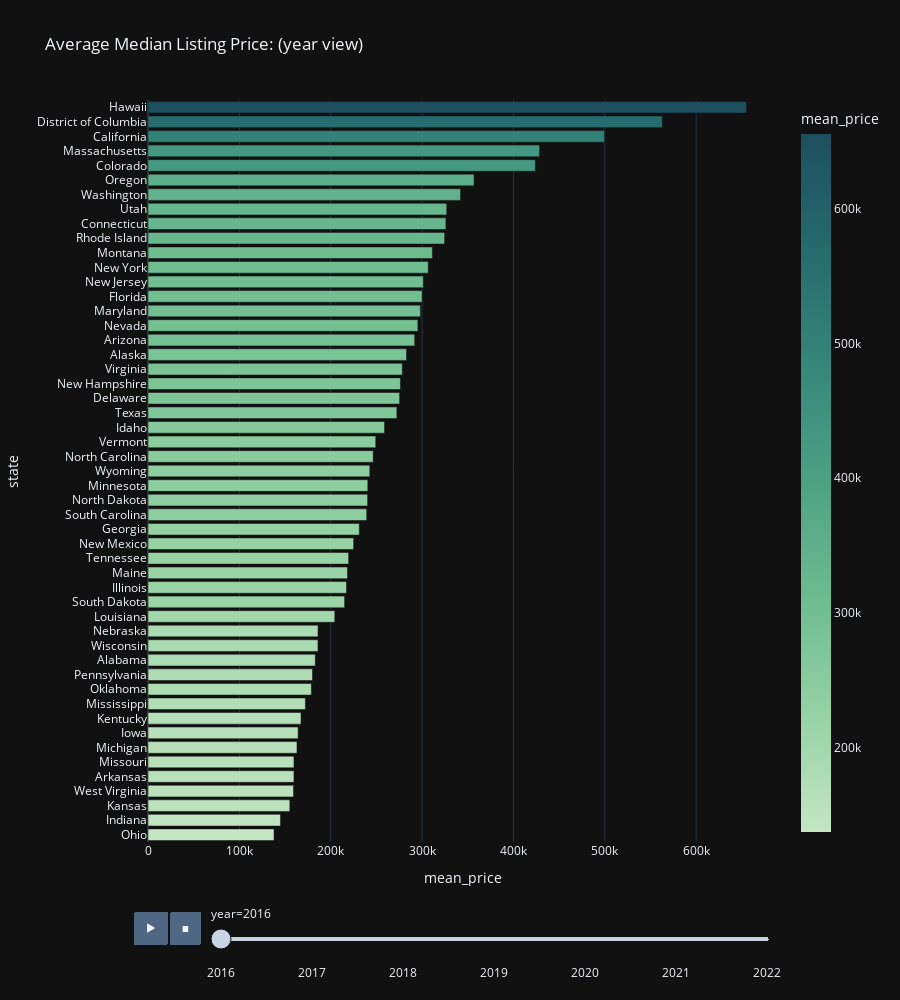

The notebook cell this image was saved under:
### Code cell
#Median list price (year over year)

fig_year_price = px.bar(yr_price, 
                        x = 'mean_price', 
                        y = 'state', 
                        color = 'mean_price',
                        color_continuous_scale='Blugrn', 
                        animation_frame= 'year',
                        height = 1000,
                        template='plotly_dark', 
                        title="Average Median Listing Price: (year view)"
                        )
fig_year_price.update_layout(yaxis={'categoryorder':'total ascending'})
fig_year_price.show()

### Figure 1 — Plotly figure (JSON) as saved in the notebook; plotly's stock layout.template omitted (floating-point values rounded to 4 significant figures)
{"data": [{"alignmentgroup": "True", "hovertemplate": "year=2016<br>mean_price=%{marker.color}<br>state=%{y}<extra></extra>", "legendgroup": "", "marker": {"color": [183108, 283000.0, 291900.0, 159700.0, 499574, 424000.0, 326075, 275400.0, 563000.0, 300000.0, 231300.0, 655100.0, 258900.0, 217200.0, 144975, 164300.0, 155200.0, 167500.0, 204500.0, 218300.0, 298200.0, 428500.0, 163050, 240600.0, 172250, 159800.0, 311300.0, 186100.0, 295400.0, 276300, 301300.0, 225073, 306723, 246500.0, 240300.0, 137950, 178800.0, 356800.0, 180033, 324700.0, 239400.0, 215200.0, 219600.0, 272400.0, 326950, 249275, 278300.0, 342100.0, 159300.0, 186000.0, 242800.0], "coloraxis": "coloraxis", "pattern": {"shape": ""}}, "name": "", "offsetgroup": "", "orientation": "h", "showlegend": false, "textposition": "auto", "type": "bar", "x": [183108, 283000.0, 291900.0, 159700.0, 499574, 424000.0, 326075, 275400.0, 563000.0, 300000.0, 231300.0, 655100.0, 258900.0, 217200.0, 144975, 164300.0, 155200.0, 167500.0, 204500.0, 218300.0, 298200.0, 428500.0, 163050, 240600.0, 172250, 159800.0, 311300.0, 186100.0, 295400.0, 276300, 301300.0, 225073, 306723, 246500.0, 240300.0, 137950, 178800.0, 356800.0, 180033, 324700.0, 239400.0, 215200.0, 219600.0, 272400.0, 326950, 249275, 278300.0, 342100.0, 159300.0, 186000.0, 242800.0], "xaxis": "x", "y": ["Alabama", "Alaska", "Arizona", "Arkansas", "California", "Colorado", "Connecticut", "Delaware", "District of Columbia", "Florida", "Georgia", "Hawaii", "Idaho", "Illinois", "Indiana", "Iowa", "Kansas", "Kentucky", "Louisiana", "Maine", "Maryland", "Massachusetts", "Michigan", "Minnesota", "Mississippi", "Missouri", "Montana", "Nebraska", "Nevada", "New Hampshire", "New Jersey", "New Mexico", "New York", "North Carolina", "North Dakota", "Ohio", "Oklahoma", "Oregon", "Pennsylvania", "Rhode Island", "South Carolina", "South Dakota", "Tennessee", "Texas", "Utah", "Vermont", "Virginia", "Washington", "West Virginia", "Wisconsin", "Wyoming"], "yaxis": "y"}], "layout": {"barmode": "relative", "coloraxis": {"colorbar": {"title": {"text": "mean_price"}}, "colorscale": [[0, "rgb(196, 230, 195)"], [0.1667, "rgb(150, 210, 164)"], [0.3333, "rgb(109, 188, 144)"], [0.5, "rgb(77, 162, 132)"], [0.6667, "rgb(54, 135, 122)"], [0.8333, "rgb(38, 107, 110)"], [1, "rgb(29, 79, 96)"]]}, "height": 1000, "legend": {"tracegroupgap": 0}, "sliders": [{"active": 0, "currentvalue": {"prefix": "year="}, "len": 0.9, "pad": {"b": 10, "t": 60}, "steps": [{"args": [["2016"], {"frame": {"duration": 0, "redraw": true}, "fromcurrent": true, "mode": "immediate", "transition": {"duration": 0, "easing": "linear"}}], "label": "2016", "method": "animate"}, {"args": [["2017"], {"frame": {"duration": 0, "redraw": true}, "fromcurrent": true, "mode": "immediate", "transition": {"duration": 0, "easing": "linear"}}], "label": "2017", "method": "animate"}, {"args": [["2018"], {"frame": {"duration": 0, "redraw": true}, "fromcurrent": true, "mode": "immediate", "transition": {"duration": 0, "easing": "linear"}}], "label": "2018", "method": "animate"}, {"args": [["2019"], {"frame": {"duration": 0, "redraw": true}, "fromcurrent": true, "mode": "immediate", "transition": {"duration": 0, "easing": "linear"}}], "label": "2019", "method": "animate"}, {"args": [["2020"], {"frame": {"duration": 0, "redraw": true}, "fromcurrent": true, "mode": "immediate", "transition": {"duration": 0, "easing": "linear"}}], "label": "2020", "method": "animate"}, {"args": [["2021"], {"frame": {"duration": 0, "redraw": true}, "fromcurrent": true, "mode": "immediate", "transition": {"duration": 0, "easing": "linear"}}], "label": "2021", "method": "animate"}, {"args": [["2022"], {"frame": {"duration": 0, "redraw": true}, "fromcurrent": true, "mode": "immediate", "transition": {"duration": 0, "easing": "linear"}}], "label": "2022", "method": "animate"}], "x": 0.1, "xanchor": "left", "y": 0, "yanchor": "top"}], "title": {"text": "Average Median Listing Price: (year view)"}, "updatemenus": [{"buttons": [{"args": [null, {"frame": {"duration": 500, "redraw": true}, "fromcurrent": true, "mode": "immediate", "transition": {"duration": 500, "easing": "linear"}}], "label": "&#9654;", "method": "animate"}, {"args": [[null], {"frame": {"duration": 0, "redraw": true}, "fromcurrent": true, "mode": "immediate", "transition": {"duration": 0, "easing": "linear"}}], "label": "&#9724;", "method": "animate"}], "direction": "left", "pad": {"r": 10, "t": 70}, "showactive": false, "type": "buttons", "x": 0.1, "xanchor": "right", "y": 0, "yanchor": "top"}], "xaxis": {"anchor": "y", "domain": [0, 1], "title": {"text": "mean_price"}}, "yaxis": {"anchor": "x", "categoryorder": "total ascending", "domain": [0, 1], "title": {"text": "state"}}}}
